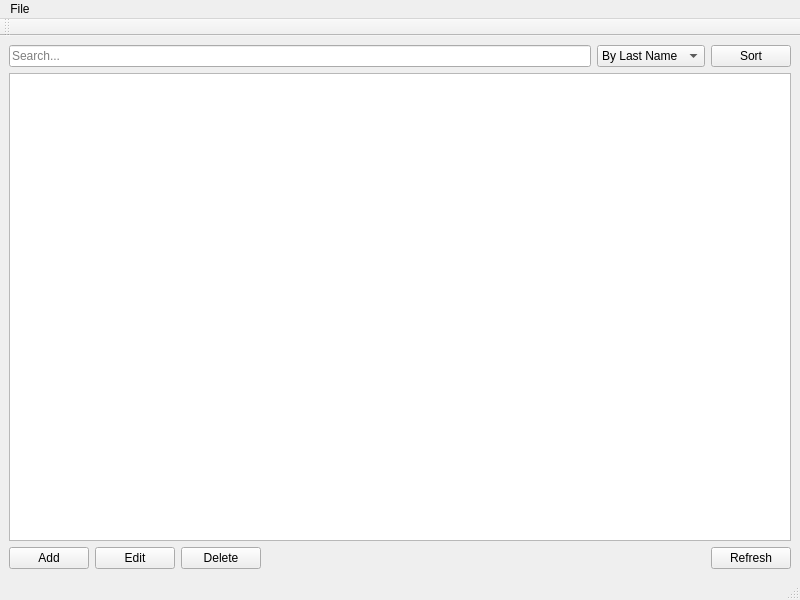
<?xml version="1.0" encoding="UTF-8"?>
<ui version="4.0">
 <class>phone_book_qtClass</class>
 <widget class="QMainWindow" name="phone_book_qtClass">
  <property name="geometry">
   <rect>
    <x>0</x>
    <y>0</y>
    <width>800</width>
    <height>600</height>
   </rect>
  </property>
  <property name="windowTitle">
   <string>Phone Book</string>
  </property>
  <widget class="QWidget" name="centralWidget">
   <layout class="QVBoxLayout" name="verticalLayout">
    <item>
     <layout class="QHBoxLayout" name="horizontalLayout">
      <item>
       <widget class="QLineEdit" name="searchEdit">
        <property name="placeholderText">
         <string>Search...</string>
        </property>
       </widget>
      </item>
      <item>
       <widget class="QComboBox" name="sortCombo">
    <item>
        <property name="text">
            <string>By Last Name</string>
        </property>
    </item>
    <item>
        <property name="text">
            <string>By First Name</string>
        </property>
    </item>
    <item>  <!-- ДОБАВЛЕНО -->
        <property name="text">
            <string>By Patronymic</string>
        </property>
    </item>
    <item>
        <property name="text">
            <string>By Birth Date</string>
        </property>
    </item>
    <item>
        <property name="text">
            <string>By Email</string>
        </property>
    </item>
    <item>  <!-- ДОБАВЛЕНО -->
        <property name="text">
            <string>By Address</string>
        </property>
    </item>
    <item>  <!-- ДОБАВЛЕНО -->
        <property name="text">
            <string>By Phone</string>
        </property>
    </item>
</widget>
      </item>
      <item>
       <widget class="QPushButton" name="sortButton">
        <property name="text">
         <string>Sort</string>
        </property>
       </widget>
      </item>
     </layout>
    </item>
    <item>
     <widget class="QTableView" name="contactsTable">
      <property name="selectionBehavior">
       <enum>QAbstractItemView::SelectRows</enum>
      </property>
      <property name="selectionMode">
       <enum>QAbstractItemView::SingleSelection</enum>
      </property>
      <property name="sortingEnabled">
       <bool>true</bool>
      </property>
     </widget>
    </item>
    <item>
     <layout class="QHBoxLayout" name="horizontalLayout_2">
      <item>
       <widget class="QPushButton" name="addButton">
        <property name="text">
         <string>Add</string>
        </property>
       </widget>
      </item>
      <item>
       <widget class="QPushButton" name="editButton">
        <property name="text">
         <string>Edit</string>
        </property>
       </widget>
      </item>
      <item>
       <widget class="QPushButton" name="deleteButton">
        <property name="text">
         <string>Delete</string>
        </property>
       </widget>
      </item>
      <item>
       <spacer name="horizontalSpacer">
        <property name="orientation">
         <enum>Qt::Horizontal</enum>
        </property>
        <property name="sizeHint">
         <size>
          <width>40</width>
          <height>20</height>
         </size>
        </property>
       </spacer>
      </item>
      <item>
       <widget class="QPushButton" name="refreshButton">
        <property name="text">
         <string>Refresh</string>
        </property>
       </widget>
      </item>
     </layout>
    </item>
   </layout>
  </widget>
  <widget class="QMenuBar" name="menuBar">
   <property name="geometry">
    <rect>
     <x>0</x>
     <y>0</y>
     <width>800</width>
     <height>21</height>
    </rect>
   </property>
   <widget class="QMenu" name="menu">
    <property name="title">
     <string>File</string>
    </property>
    <addaction name="actionExit"/>
   </widget>
   <addaction name="menu"/>
  </widget>
  <widget class="QToolBar" name="mainToolBar">
   <attribute name="toolBarArea">
    <enum>TopToolBarArea</enum>
   </attribute>
   <attribute name="toolBarBreak">
    <bool>false</bool>
   </attribute>
  </widget>
  <widget class="QStatusBar" name="statusBar"/>
  <action name="actionExit">
   <property name="text">
    <string>Exit</string>
   </property>
  </action>
 </widget>
 <resources/>
 <connections/>
</ui>
